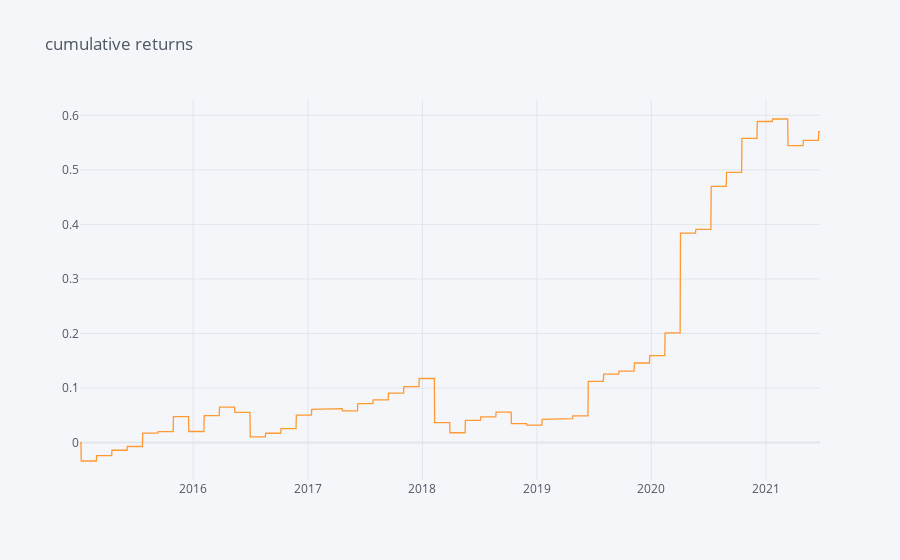
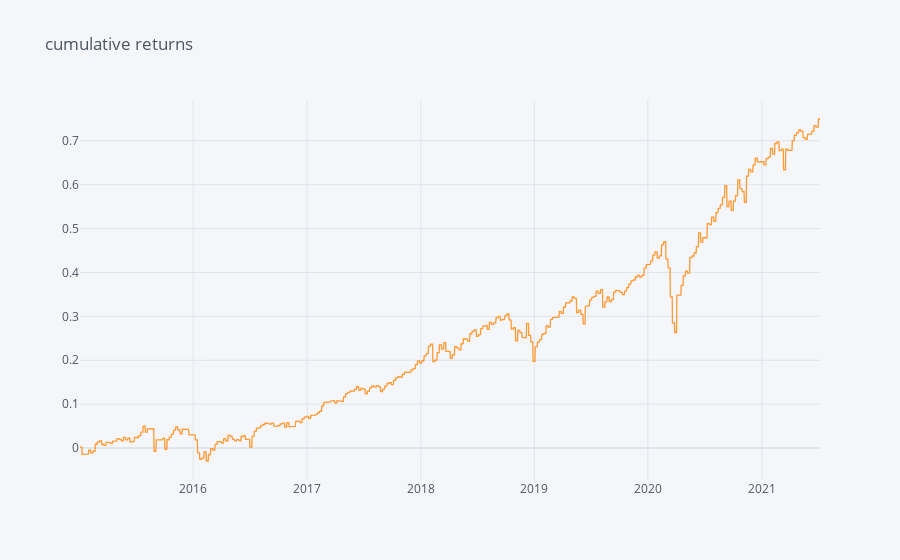
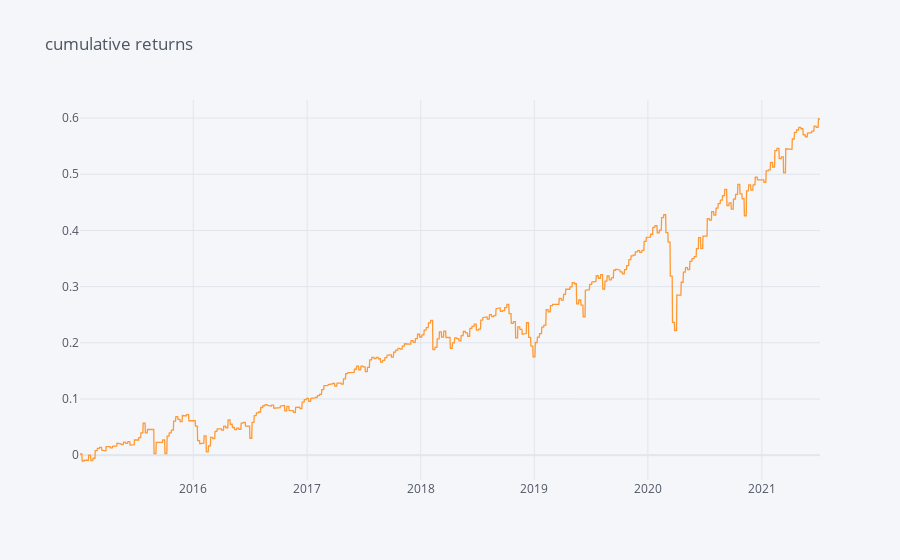

These figures' notebook cell, in order:
### Code cell
rts = {}
for i in weights.keys(): 
    rts[i] =backtest(price, weights[i].loc['2015-01-01':], 0.02)[['portfolio_cum_returns']]
    rts[i].columns =[ i ]

### Figure 1 — Plotly figure (JSON) as saved in the notebook; plotly's stock layout.template omitted (floating-point values rounded to 4 significant figures; data arrays with more than 128 entries replaced by an {"elided": "..."} marker saying what was removed)
{"data": [{"line": {"color": "rgba(255, 153, 51, 1.0)", "dash": "solid", "shape": "linear", "width": 1.3}, "mode": "lines", "name": "portfolio_cum_returns", "text": "", "type": "scatter", "x": {"elided": "1687 str values"}, "y": {"elided": "1687 float values"}}], "layout": {"legend": {"bgcolor": "#F5F6F9", "font": {"color": "#4D5663"}}, "paper_bgcolor": "#F5F6F9", "plot_bgcolor": "#F5F6F9", "title": {"font": {"color": "#4D5663"}, "text": "cumulative returns"}, "xaxis": {"gridcolor": "#E1E5ED", "showgrid": true, "tickfont": {"color": "#4D5663"}, "title": {"font": {"color": "#4D5663"}, "text": ""}, "zerolinecolor": "#E1E5ED"}, "yaxis": {"gridcolor": "#E1E5ED", "showgrid": true, "tickfont": {"color": "#4D5663"}, "title": {"font": {"color": "#4D5663"}, "text": ""}, "zerolinecolor": "#E1E5ED"}}}

### Figure 2 — Plotly figure (JSON) as saved in the notebook; plotly's stock layout.template omitted (floating-point values rounded to 4 significant figures; data arrays with more than 128 entries replaced by an {"elided": "..."} marker saying what was removed)
{"data": [{"line": {"color": "rgba(255, 153, 51, 1.0)", "dash": "solid", "shape": "linear", "width": 1.3}, "mode": "lines", "name": "portfolio_cum_returns", "text": "", "type": "scatter", "x": {"elided": "1699 str values"}, "y": {"elided": "1699 float values"}}], "layout": {"legend": {"bgcolor": "#F5F6F9", "font": {"color": "#4D5663"}}, "paper_bgcolor": "#F5F6F9", "plot_bgcolor": "#F5F6F9", "title": {"font": {"color": "#4D5663"}, "text": "cumulative returns"}, "xaxis": {"gridcolor": "#E1E5ED", "showgrid": true, "tickfont": {"color": "#4D5663"}, "title": {"font": {"color": "#4D5663"}, "text": ""}, "zerolinecolor": "#E1E5ED"}, "yaxis": {"gridcolor": "#E1E5ED", "showgrid": true, "tickfont": {"color": "#4D5663"}, "title": {"font": {"color": "#4D5663"}, "text": ""}, "zerolinecolor": "#E1E5ED"}}}

### Figure 3 — Plotly figure (JSON) as saved in the notebook; plotly's stock layout.template omitted (floating-point values rounded to 4 significant figures; data arrays with more than 128 entries replaced by an {"elided": "..."} marker saying what was removed)
{"data": [{"line": {"color": "rgba(255, 153, 51, 1.0)", "dash": "solid", "shape": "linear", "width": 1.3}, "mode": "lines", "name": "portfolio_cum_returns", "text": "", "type": "scatter", "x": {"elided": "1699 str values"}, "y": {"elided": "1699 float values"}}], "layout": {"legend": {"bgcolor": "#F5F6F9", "font": {"color": "#4D5663"}}, "paper_bgcolor": "#F5F6F9", "plot_bgcolor": "#F5F6F9", "title": {"font": {"color": "#4D5663"}, "text": "cumulative returns"}, "xaxis": {"gridcolor": "#E1E5ED", "showgrid": true, "tickfont": {"color": "#4D5663"}, "title": {"font": {"color": "#4D5663"}, "text": ""}, "zerolinecolor": "#E1E5ED"}, "yaxis": {"gridcolor": "#E1E5ED", "showgrid": true, "tickfont": {"color": "#4D5663"}, "title": {"font": {"color": "#4D5663"}, "text": ""}, "zerolinecolor": "#E1E5ED"}}}
